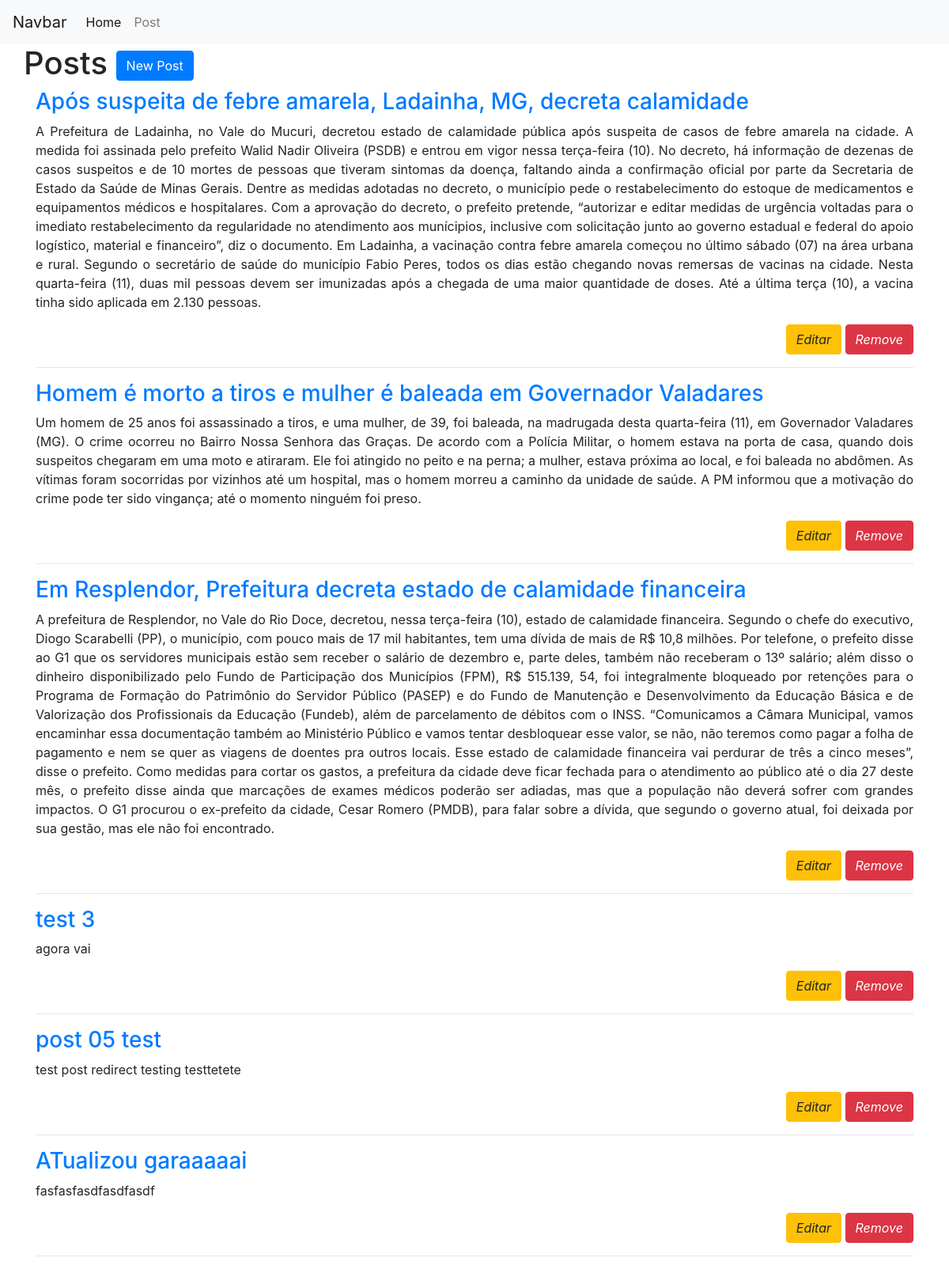
Page /posts on the earlier database version.
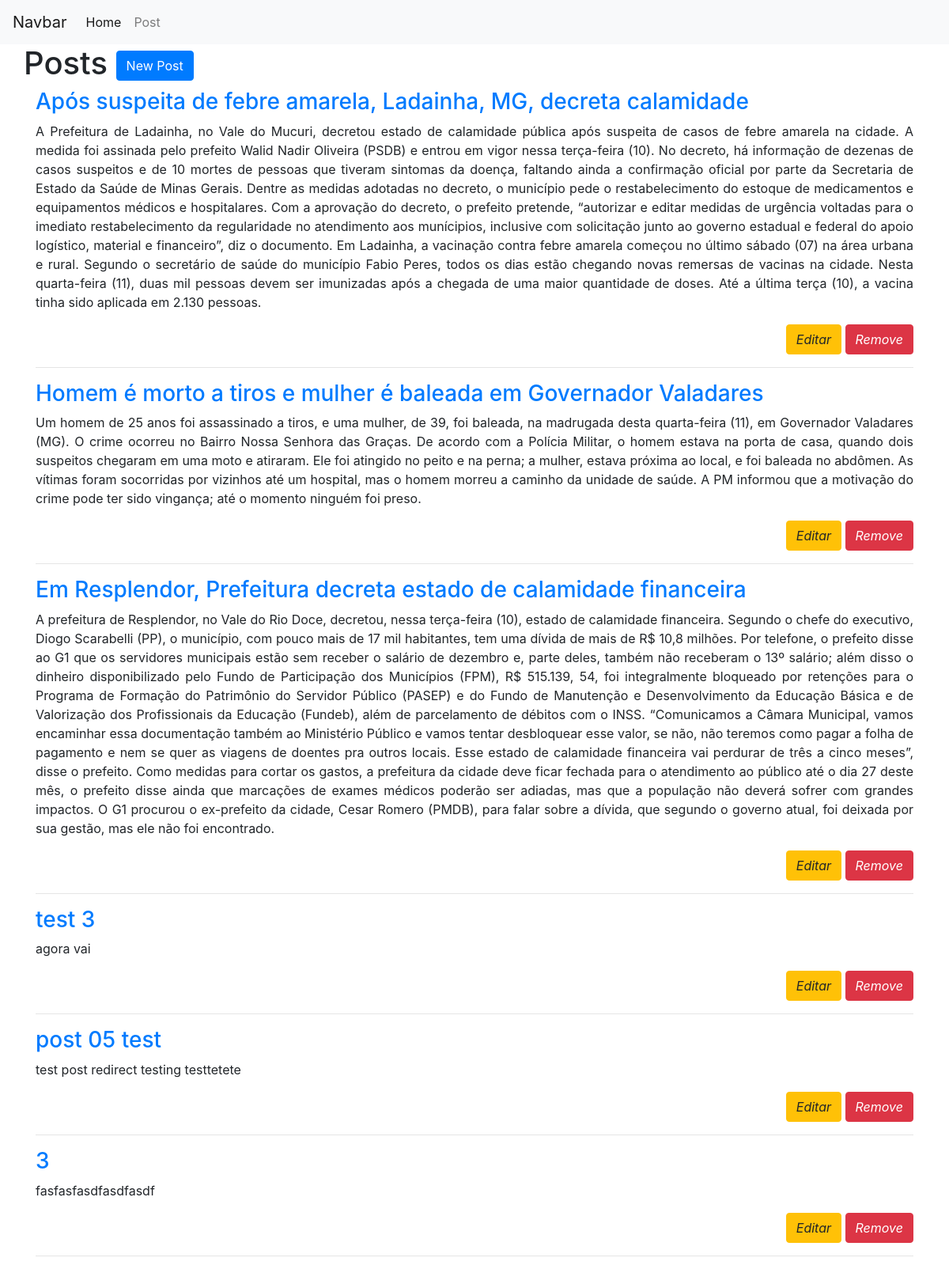
Same page on the later database version.
### tables this page shows
CREATE TABLE posts (id INTEGER CONSTRAINT posts_index PRIMARY KEY ASC AUTOINCREMENT, title VARCHAR (255) NOT NULL, content TEXT NOT NULL);

### app/controllers/PostsController.php (called while the page is built, shortened)
<?php
class PostsController extends BaseController
{
    private $post;
    public function __construct()
    {
        $this->post = Container::getModel("Post");
    }
    public function index()
    {
        $this->view->posts = $this->post->All();
        return $this->renderView('posts/index', 'layout');
    }
}

### core/bootstrap.php (called while the page is built, shortened)
<?php
$routes = require_once __DIR__ . "/../app/routes.php";
$route = new \Core\Route($routes);

### public/index.php (called while the page is built, shortened)
<?php
require_once __DIR__ . "/../core/bootstrap.php";

### core/BaseModel.php (called while the page is built, shortened)
<?php
abstract class BaseModel
{
    private $pdo;
    protected $table;
    public function __construct(PDO $pdo)
    {
        $this->pdo = $pdo;
    }
    public function All()
    {
        $query = "SELECT * FROM {$this->table}";
        $stmt = $this->pdo->prepare($query);
        $stmt->execute();
        $result = $stmt->fetchAll();
        return $result;
    }
}

### core/DataBase.php (called while the page is built, shortened)
<?php
class DataBase
{
    public static function getDataBase()
    {
        $conf = include_once __DIR__ . "/../app/database.php";
        if($conf['driver'] == 'sqlite')
        {
            $sqlite = __DIR__ . "/../storage/databases/" . $conf['sqlite']['host'];
            $sqlite = "sqlite:" . $sqlite;
            try{
                $pdo = new PDO($sqlite);
                $pdo->setAttribute(PDO::ATTR_ERRMODE, PDO::ERRMODE_EXCEPTION);
                $pdo->setAttribute(PDO::ATTR_DEFAULT_FETCH_MODE, PDO::FETCH_OBJ);
                return $pdo;
            }catch (PDOException $e){
                echo $e->getMessage();
            }
        }
    }
}

### core/Container.php (called while the page is built, shortened)
<?php
class Container
{
    public static function getModel($model)
    {
        return new $objModel(DataBase::getDataBase());
    }
}

### app/views/posts/index.phtml (the view, shortened to what this page needs)
<div class="container">
    <div class="row">
        <h1 class="h1">
            <?php echo $this->getPageTitle(); ?>
            <a href="/post/create" class="btn btn-primary text-right">
            New Post
            </a>
        </h1>
    </div>
    <?php foreach($this->view->posts as $post): ?>
    <h3 class="h3">
        <a href="/post/<?php echo $post->id; ?>/show"><?php echo $post->title; ?></a>
    </h3>
    <p class="text-justify"><?php echo $post->content; ?></p>
    <p class="text-right">
        <a href="/post/<?php echo $post->id?>/edit" class="btn btn-warning btn-xs">
            <i class="glyphicon glyphicon-pencil">Editar</i>
        </a>
        <a href="/post/<?php echo $post->id?>/delete" class="btn btn-danger btn-xs" onclick="return confirm('Deseja remover esse post ?')">
            <i class="glyphicon glyphicon-remove-sing">Remove</i>
        </a>
    </p>
    <hr/>
    <?php endforeach; ?>
</div>

Differences in the rows shown:
changed posts "fasfasfasdfasdfasdf": title "ATualizou garaaaaai" → "3"
